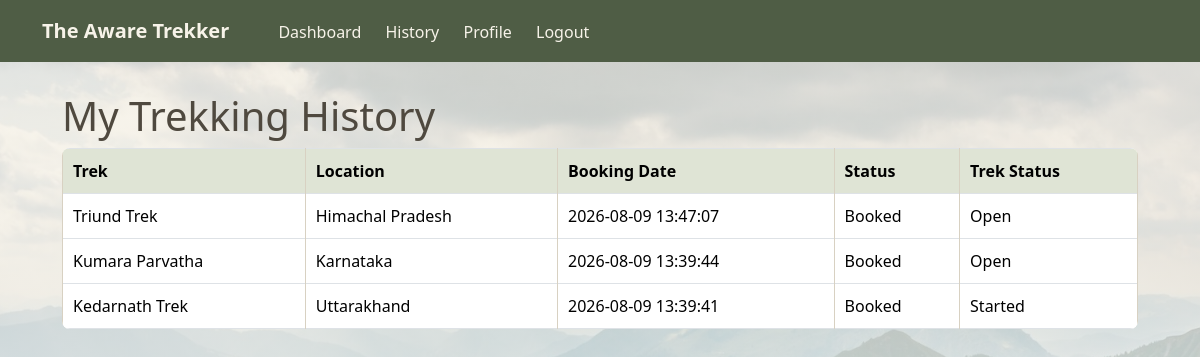
The app's page /user/history (signed in) with its own data.
### models.py (models this page shows)
class Booking(db.Model):
    id = db.Column(db.Integer, primary_key=True)
    booking_date = db.Column(
        db.DateTime,
        server_default=db.func.now()
    )
    status = db.Column(
        db.Enum(BookingStatus),
        default=BookingStatus.BOOKED,
        nullable=False
    )
    user_id = db.Column(
        db.Integer,
        db.ForeignKey("user.id"),
        nullable=False
    )
    trek_id = db.Column(
        db.Integer,
        db.ForeignKey("trek.id"),
        nullable=False
    )

class Trek(db.Model):
    id = db.Column(db.Integer, primary_key=True)
    name = db.Column(db.String(100), nullable=False)
    location = db.Column(db.String(100), nullable=False)
    difficulty = db.Column(
        db.Enum(TrekDifficulty),
        nullable=False
    )
    duration = db.Column(db.Integer, nullable=False)
    total_slots = db.Column(db.Integer, nullable=False)
    available_slots = db.Column(db.Integer, nullable=False)
    start_date = db.Column(db.Date, nullable=False)
    end_date = db.Column(db.Date, nullable=False)
    status = db.Column(
        db.Enum(TrekStatus),
        default=TrekStatus.OPEN,
        nullable=False
    )
    description = db.Column(db.Text)
    staff_id = db.Column(
        db.Integer,
        db.ForeignKey("user.id")
    )
    bookings = db.relationship(
        "Booking",
        backref="trek",
        cascade="all, delete-orphan"
    )

### app.py (the view)
@app.route("/user/history")
@login_required
def booking_history():
    if not user_only():
        return redirect(url_for("home"))
    bookings = Booking.query.filter_by(
        user_id=current_user.id
    ).order_by(
        Booking.booking_date.desc()
    ).all()
    return render_template(
        "user/history.html",
        bookings=bookings
    )

### app.py (called while the page is built)
@login_manager.user_loader
def load_user(user_id):
    return User.query.get(int(user_id))

def user_only():
    if current_user.role != UserRole.USER:
        flash("Access denied.")
        return False
    return True

### templates/user/history.html (shortened to what this page needs)
{% extends "base.html" %}
{% block content %}
<h1>My Trekking History</h1>
<table class="table table-bordered">
    <tr>
        <th>Trek</th>
        <th>Location</th>
        <th>Booking Date</th>
        <th>Status</th>
        <th>Trek Status</th>
    </tr>
    {% for booking in bookings %}
    <tr>
        <td>{{ booking.trek.name }}</td>
        <td>{{ booking.trek.location }}</td>
        <td>{{ booking.booking_date }}</td>
        <td>{{ booking.status.value }}</td>
        <td>{{ booking.trek.status.value }}</td>
    </tr>
    {% else %}
    <tr>
        <td colspan="5">
            You have no trekking history.
        </td>
    </tr>
    {% endfor %}
</table>
{% endblock %}

### records on screen
Booking: trek.name "Triund Trek", trek.location "Himachal Pradesh", booking_date "2026-08-09 13:47:07", status.value "Booked", trek.status.value "Open"
Booking: trek.name "Kumara Parvatha", trek.location "Karnataka", booking_date "2026-08-09 13:39:44", status.value "Booked", trek.status.value "Open"
Booking: trek.name "Kedarnath Trek", trek.location "Uttarakhand", booking_date "2026-08-09 13:39:41", status.value "Booked", trek.status.value "Started"
